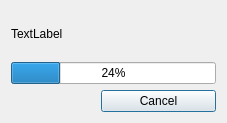
<?xml version="1.0" encoding="UTF-8"?>
<ui version="4.0">
 <class>CancelableProgressDialog</class>
 <widget class="QDialog" name="CancelableProgressDialog">
  <property name="windowModality">
   <enum>Qt::ApplicationModal</enum>
  </property>
  <property name="geometry">
   <rect>
    <x>0</x>
    <y>0</y>
    <width>227</width>
    <height>123</height>
   </rect>
  </property>
  <property name="minimumSize">
   <size>
    <width>227</width>
    <height>123</height>
   </size>
  </property>
  <property name="maximumSize">
   <size>
    <width>227</width>
    <height>123</height>
   </size>
  </property>
  <property name="windowTitle">
   <string>Dialog</string>
  </property>
  <layout class="QVBoxLayout" name="verticalLayout">
   <item>
    <widget class="QLabel" name="DescriptionLabel">
     <property name="text">
      <string>TextLabel</string>
     </property>
    </widget>
   </item>
   <item>
    <widget class="QProgressBar" name="ProgressBar">
     <property name="value">
      <number>24</number>
     </property>
    </widget>
   </item>
   <item>
    <layout class="QHBoxLayout" name="horizontalLayout">
     <item>
      <spacer name="horizontalSpacer">
       <property name="orientation">
        <enum>Qt::Horizontal</enum>
       </property>
       <property name="sizeHint" stdset="0">
        <size>
         <width>40</width>
         <height>20</height>
        </size>
       </property>
      </spacer>
     </item>
     <item>
      <widget class="QPushButton" name="CancelButton">
       <property name="minimumSize">
        <size>
         <width>115</width>
         <height>0</height>
        </size>
       </property>
       <property name="text">
        <string>Cancel</string>
       </property>
      </widget>
     </item>
    </layout>
   </item>
  </layout>
 </widget>
 <resources/>
 <connections/>
</ui>
